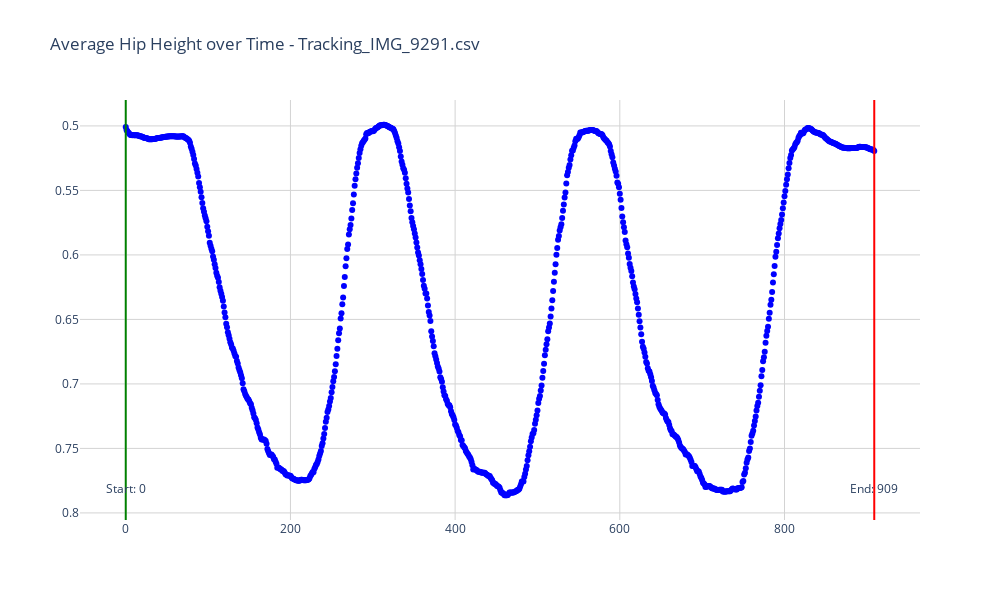
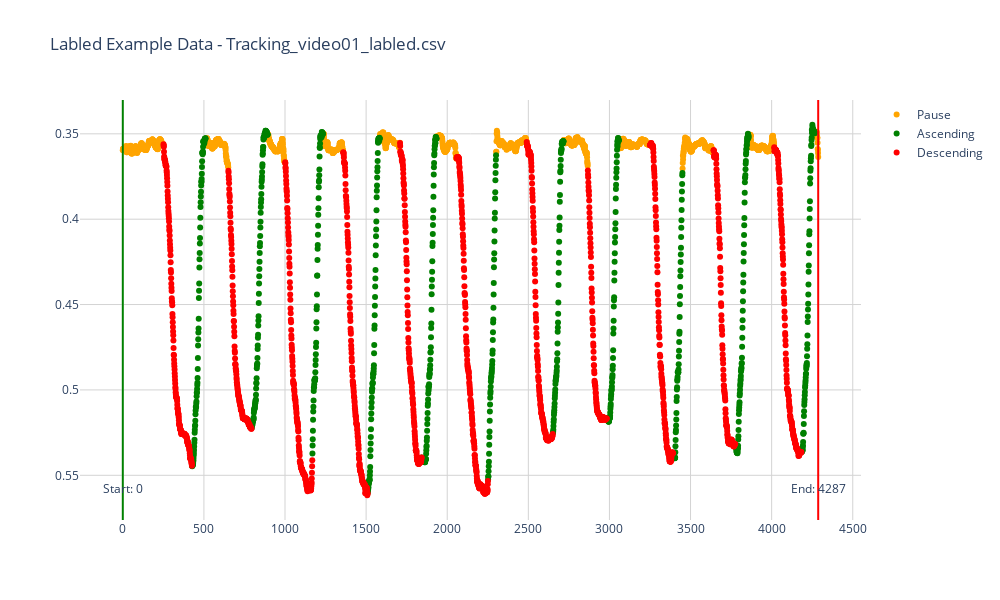

Source (notebook cell) for these figures, in order:
### Code cell
# Interactive Plot with lables
import pandas as pd
import matplotlib.pyplot as plt
import seaborn as sns
import numpy as np
import plotly.express as px
import plotly.graph_objects as go

# uncomment to use a different video than the one used above
video_path = tracking_data_path

# Usage
csv_file_path = tracking_data_path
ignore_start = 0  # Number of frames to ignore at the start
ignore_end = 0  # Number of frames to ignore at the end

def plot_movement_data(csv_file_path, ignore_start=0, ignore_end=0, title="Average Hip Height over Time"):
    # Read the data from the CSV file
    data = pd.read_csv(csv_file_path, delimiter=",")

    # Ignore specified amount of frames at the beginning and/or end
    data = data[ignore_start : -ignore_end or None]

    # Calculate the average hip height
    data["Average_Hip_Height"] = (data["Left hip_y"] + data["Right hip_y"]) / 2

    # Create a scatter plot
    fig = go.Figure()

    # Check if 'Label' column exists and plot accordingly
    if 'Label' in data.columns and data['Label'].notna().any():
        # Define custom color mapping for movement types
        custom_color_mapping = {
            "Pause": "orange",
            "Ascending": "green",
            "Descending": "red",
            "Transition": "yellow",
            "Unknown": "grey",
        }

        for label, color in custom_color_mapping.items():
            mask = data["Label"] == label
            fig.add_trace(
                go.Scatter(
                    x=data.loc[mask, "Timestamp"],
                    y=data.loc[mask, "Average_Hip_Height"],
                    mode="markers",
                    name=label,
                    marker_color=color,
                    hovertemplate="x: %{x}",
                )
            )
    else:
        # Plot the average hip height over time in blue if no 'Label' column
        fig.add_trace(
            go.Scatter(
                x=data["Timestamp"],
                y=data["Average_Hip_Height"],
                mode="markers",
                name="Average Hip Height",
                marker_color="blue",
                hovertemplate="x: %{x}",
            )
        )

    # Get the x values of the first and last data points
    first_x = data["Timestamp"].iloc[0]
    last_x = data["Timestamp"].iloc[-1]

    # Add vertical lines at the first and last data points
    fig.add_shape(
        type="line",
        x0=first_x,
        y0=0,
        x1=first_x,
        y1=1,
        yref="paper",
        line=dict(color="Green", width=2),
    )
    fig.add_shape(
        type="line",
        x0=last_x,
        y0=0,
        x1=last_x,
        y1=1,
        yref="paper",
        line=dict(color="Red", width=2),
    )

    # Add annotations for the first and last data points
    fig.add_annotation(
        x=first_x, y=0.05, text=f"Start: {first_x}", showarrow=False, yref="paper"
    )
    fig.add_annotation(
        x=last_x, y=0.05, text=f"End: {last_x}", showarrow=False, yref="paper"
    )

    # Increase the number of grid lines
    fig.update_xaxes(showgrid=True, gridwidth=1, gridcolor="LightGrey")
    fig.update_yaxes(showgrid=True, gridwidth=1, gridcolor="LightGrey", autorange="reversed")

    # Remove the light blue background
    fig.update_layout(
        width=1000,  # Width of the figure in pixels
        height=600,  # Height of the figure in pixels
        hovermode="x", # Hovermode for the cursor
        plot_bgcolor="rgba(0,0,0,0)",
        paper_bgcolor="rgba(0,0,0,0)",
        title=f"{title} - {os.path.basename(csv_file_path)}"  # Add a title to the plot
    )

    fig.show()

# Call the function to plot the data
plot_movement_data(csv_file_path, ignore_start, ignore_end, title="Average Hip Height over Time")

# Add another plot with a different headline and file path below
# Usage
csv_file_path = "../../data/training/labled_data/Tracking_video01_labled.csv"  # Use a different file path
ignore_start = 0  # Number of frames to ignore at the start
ignore_end = 0  # Number of frames to ignore at the end

# Call the function to plot the data
plot_movement_data(csv_file_path, ignore_start, ignore_end, title="Labled Example Data")

### Figure 1 — Plotly figure (JSON) as saved in the notebook; plotly's stock layout.template omitted (floating-point values rounded to 4 significant figures; data arrays with more than 128 entries replaced by an {"elided": "..."} marker saying what was removed)
{"data": [{"hovertemplate": "x: %{x}", "marker": {"color": "blue"}, "mode": "markers", "name": "Average Hip Height", "type": "scatter", "x": {"elided": "910 int values"}, "y": {"elided": "910 float values"}}], "layout": {"annotations": [{"showarrow": false, "text": "Start: 0", "x": 0, "y": 0.05, "yref": "paper"}, {"showarrow": false, "text": "End: 909", "x": 909, "y": 0.05, "yref": "paper"}], "height": 600, "hovermode": "x", "paper_bgcolor": "rgba(0,0,0,0)", "plot_bgcolor": "rgba(0,0,0,0)", "shapes": [{"line": {"color": "Green", "width": 2}, "type": "line", "x0": 0, "x1": 0, "y0": 0, "y1": 1, "yref": "paper"}, {"line": {"color": "Red", "width": 2}, "type": "line", "x0": 909, "x1": 909, "y0": 0, "y1": 1, "yref": "paper"}], "title": {"text": "Average Hip Height over Time - Tracking_IMG_9291.csv"}, "width": 1000, "xaxis": {"gridcolor": "LightGrey", "gridwidth": 1, "showgrid": true}, "yaxis": {"autorange": "reversed", "gridcolor": "LightGrey", "gridwidth": 1, "showgrid": true}}}

### Figure 2 — Plotly figure (JSON) as saved in the notebook; plotly's stock layout.template omitted (floating-point values rounded to 4 significant figures; data arrays with more than 128 entries replaced by an {"elided": "..."} marker saying what was removed)
{"data": [{"hovertemplate": "x: %{x}", "marker": {"color": "orange"}, "mode": "markers", "name": "Pause", "type": "scatter", "x": {"elided": "1766 int values"}, "y": {"elided": "1766 float values"}}, {"hovertemplate": "x: %{x}", "marker": {"color": "green"}, "mode": "markers", "name": "Ascending", "type": "scatter", "x": {"elided": "833 int values"}, "y": {"elided": "833 float values"}}, {"hovertemplate": "x: %{x}", "marker": {"color": "red"}, "mode": "markers", "name": "Descending", "type": "scatter", "x": {"elided": "1689 int values"}, "y": {"elided": "1689 float values"}}, {"hovertemplate": "x: %{x}", "marker": {"color": "yellow"}, "mode": "markers", "name": "Transition", "type": "scatter", "x": [], "y": []}, {"hovertemplate": "x: %{x}", "marker": {"color": "grey"}, "mode": "markers", "name": "Unknown", "type": "scatter", "x": [], "y": []}], "layout": {"annotations": [{"showarrow": false, "text": "Start: 0", "x": 0, "y": 0.05, "yref": "paper"}, {"showarrow": false, "text": "End: 4287", "x": 4287, "y": 0.05, "yref": "paper"}], "height": 600, "hovermode": "x", "paper_bgcolor": "rgba(0,0,0,0)", "plot_bgcolor": "rgba(0,0,0,0)", "shapes": [{"line": {"color": "Green", "width": 2}, "type": "line", "x0": 0, "x1": 0, "y0": 0, "y1": 1, "yref": "paper"}, {"line": {"color": "Red", "width": 2}, "type": "line", "x0": 4287, "x1": 4287, "y0": 0, "y1": 1, "yref": "paper"}], "title": {"text": "Labled Example Data - Tracking_video01_labled.csv"}, "width": 1000, "xaxis": {"gridcolor": "LightGrey", "gridwidth": 1, "showgrid": true}, "yaxis": {"autorange": "reversed", "gridcolor": "LightGrey", "gridwidth": 1, "showgrid": true}}}
